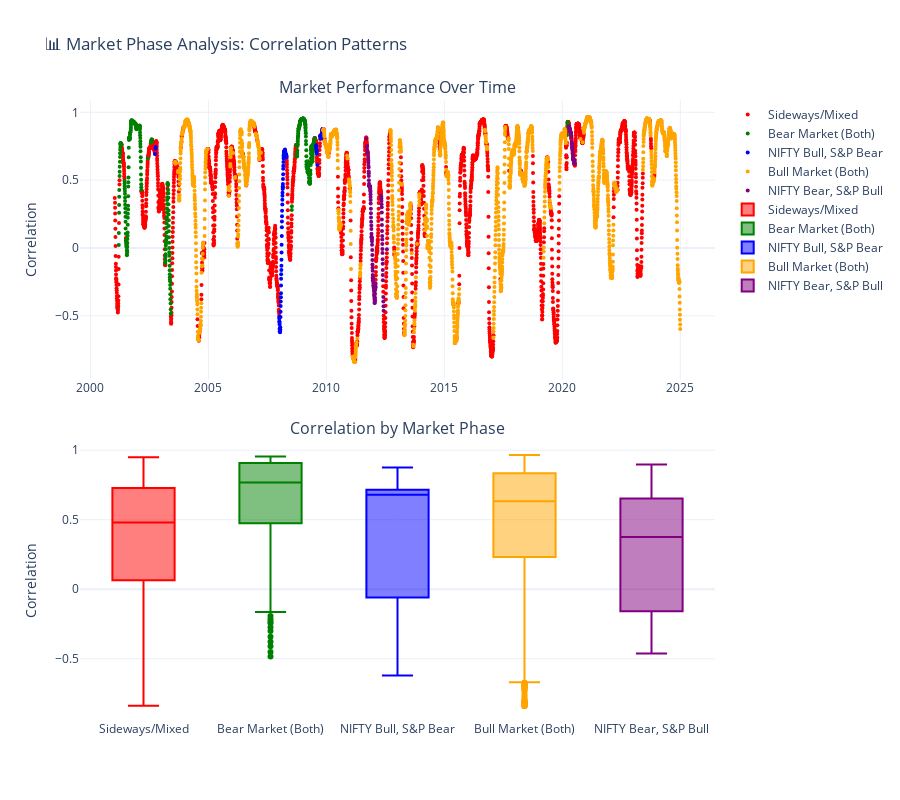

The notebook cell saved with this chart:
### Code cell
# Block 27: Market Phase Analysis
def analyze_market_phases(series1, series2, window=252):
    """
    Analyze different market phases and their correlation patterns
    """
    print("🔄 Analyzing market phases...")
    
    # Calculate returns
    returns1 = series1.pct_change().dropna()
    returns2 = series2.pct_change().dropna()
    
    # Calculate rolling volatility
    vol1 = returns1.rolling(window=30).std() * np.sqrt(252)
    vol2 = returns2.rolling(window=30).std() * np.sqrt(252)
    
    # Calculate rolling performance (cumulative returns over window)
    perf1 = series1.rolling(window=window).apply(lambda x: (x.iloc[-1] / x.iloc[0] - 1) * 100)
    perf2 = series2.rolling(window=window).apply(lambda x: (x.iloc[-1] / x.iloc[0] - 1) * 100)
    
    # Define market phases
    phases = []
    
    for date in perf1.dropna().index:
        nifty_perf = perf1[date]
        sp500_perf = perf2[date]
        nifty_vol = vol1[date] if not pd.isna(vol1[date]) else 0
        sp500_vol = vol2[date] if not pd.isna(vol2[date]) else 0
        
        # Classify phase
        if nifty_perf > 10 and sp500_perf > 10:
            phase = "Bull Market (Both)"
        elif nifty_perf < -10 and sp500_perf < -10:
            phase = "Bear Market (Both)"
        elif nifty_perf > 10 and sp500_perf < -10:
            phase = "NIFTY Bull, S&P Bear"
        elif nifty_perf < -10 and sp500_perf > 10:
            phase = "NIFTY Bear, S&P Bull"
        elif nifty_vol > 25 or sp500_vol > 25:
            phase = "High Volatility"
        else:
            phase = "Sideways/Mixed"
        
        phases.append({
            'date': date,
            'phase': phase,
            'nifty_perf': nifty_perf,
            'sp500_perf': sp500_perf,
            'nifty_vol': nifty_vol,
            'sp500_vol': sp500_vol,
            'correlation': rolling_correlations['90d'][date] if date in rolling_correlations['90d'].index else np.nan
        })
    
    phases_df = pd.DataFrame(phases)
    
    # Analyze correlation by phase
    print(f"\n📊 CORRELATION BY MARKET PHASE:")
    print("="*70)
    print(f"{'Phase':<25} {'Count':<8} {'Avg Correlation':<15} {'Std Correlation':<15}")
    print("-"*70)
    
    phase_analysis = {}
    for phase_type in phases_df['phase'].unique():
        phase_data = phases_df[phases_df['phase'] == phase_type]
        avg_corr = phase_data['correlation'].mean()
        std_corr = phase_data['correlation'].std()
        count = len(phase_data)
        
        phase_analysis[phase_type] = {
            'count': count,
            'avg_correlation': avg_corr,
            'std_correlation': std_corr
        }
        
        print(f"{phase_type:<25} {count:<8} {avg_corr:<15.3f} {std_corr:<15.3f}")
    
    return phases_df, phase_analysis

# Perform phase analysis
phases_df, phase_analysis = analyze_market_phases(series1, series2_inr)

# Create phase visualization
fig = make_subplots(
    rows=2, cols=1,
    subplot_titles=('Market Performance Over Time', 'Correlation by Market Phase'),
    vertical_spacing=0.1
)

# Plot 1: Performance over time with phases
unique_phases = phases_df['phase'].unique()
colors = ['red', 'green', 'blue', 'orange', 'purple', 'brown']

for i, phase in enumerate(unique_phases):
    phase_data = phases_df[phases_df['phase'] == phase]
    fig.add_trace(go.Scatter(
        x=phase_data['date'],
        y=phase_data['correlation'],
        mode='markers',
        name=phase,
        marker=dict(color=colors[i % len(colors)], size=4)
    ), row=1, col=1)

# Plot 2: Box plot of correlations by phase
for i, phase in enumerate(unique_phases):
    phase_data = phases_df[phases_df['phase'] == phase]
    fig.add_trace(go.Box(
        y=phase_data['correlation'],
        name=phase,
        marker_color=colors[i % len(colors)]
    ), row=2, col=1)

fig.update_layout(
    title='📊 Market Phase Analysis: Correlation Patterns',
    height=800,
    template='plotly_white'
)

fig.update_yaxes(title_text="Correlation", row=1, col=1)
fig.update_yaxes(title_text="Correlation", row=2, col=1)

fig.show()

print("✅ Market phase analysis complete!")

### Figure 1 — Plotly figure (JSON) as saved in the notebook; plotly's stock layout.template omitted (floating-point values rounded to 4 significant figures; data arrays with more than 128 entries replaced by an {"elided": "..."} marker saying what was removed)
{"data": [{"marker": {"color": "red", "size": 4}, "mode": "markers", "name": "Sideways/Mixed", "type": "scatter", "x": {"elided": "2670 str values"}, "xaxis": "x", "y": {"elided": "2670 float values"}, "yaxis": "y"}, {"marker": {"color": "green", "size": 4}, "mode": "markers", "name": "Bear Market (Both)", "type": "scatter", "x": {"elided": "420 str values"}, "xaxis": "x", "y": {"elided": "420 float values"}, "yaxis": "y"}, {"marker": {"color": "blue", "size": 4}, "mode": "markers", "name": "NIFTY Bull, S&P Bear", "type": "scatter", "x": ["2002-09-27T00:00:00.000000000", "2002-10-04T00:00:00.000000000", "2002-10-08T00:00:00.000000000", "2008-01-02T00:00:00.000000000", "2008-01-03T00:00:00.000000000", "2008-01-04T00:00:00.000000000", "2008-01-07T00:00:00.000000000", "2008-01-08T00:00:00.000000000", "2008-01-09T00:00:00.000000000", "2008-01-10T00:00:00.000000000", "2008-01-11T00:00:00.000000000", "2008-01-14T00:00:00.000000000", "2008-01-15T00:00:00.000000000", "2008-01-16T00:00:00.000000000", "2008-01-17T00:00:00.000000000", "2008-01-18T00:00:00.000000000", "2008-01-22T00:00:00.000000000", "2008-01-23T00:00:00.000000000", "2008-01-24T00:00:00.000000000", "2008-01-25T00:00:00.000000000", "2008-01-28T00:00:00.000000000", "2008-01-29T00:00:00.000000000", "2008-01-30T00:00:00.000000000", "2008-01-31T00:00:00.000000000", "2008-02-01T00:00:00.000000000", "2008-02-04T00:00:00.000000000", "2008-02-05T00:00:00.000000000", "2008-02-06T00:00:00.000000000", "2008-02-07T00:00:00.000000000", "2008-02-08T00:00:00.000000000", "2008-02-11T00:00:00.000000000", "2008-02-12T00:00:00.000000000", "2008-02-13T00:00:00.000000000", "2008-02-14T00:00:00.000000000", "2008-02-15T00:00:00.000000000", "2008-02-19T00:00:00.000000000", "2008-02-20T00:00:00.000000000", "2008-02-21T00:00:00.000000000", "2008-02-22T00:00:00.000000000", "2008-02-25T00:00:00.000000000", "2008-02-26T00:00:00.000000000", "2008-02-27T00:00:00.000000000", "2008-02-28T00:00:00.000000000", "2008-02-29T00:00:00.000000000", "2008-03-03T00:00:00.000000000", "2008-03-04T00:00:00.000000000", "2008-03-05T00:00:00.000000000", "2008-03-07T00:00:00.000000000", "2008-03-10T00:00:00.000000000", "2008-03-11T00:00:00.000000000", "2008-03-12T00:00:00.000000000", "2008-03-13T00:00:00.000000000", "2008-03-14T00:00:00.000000000", "2008-03-17T00:00:00.000000000", "2008-03-18T00:00:00.000000000", "2008-03-19T00:00:00.000000000", "2008-03-24T00:00:00.000000000", "2008-03-25T00:00:00.000000000", "2008-03-26T00:00:00.000000000", "2008-03-27T00:00:00.000000000", "2008-03-28T00:00:00.000000000", "2008-03-31T00:00:00.000000000", "2008-04-01T00:00:00.000000000", "2008-04-02T00:00:00.000000000", "2008-04-03T00:00:00.000000000", "2008-04-04T00:00:00.000000000", "2008-04-07T00:00:00.000000000", "2008-04-08T00:00:00.000000000", "2008-04-09T00:00:00.000000000", "2008-04-10T00:00:00.000000000", "2008-04-11T00:00:00.000000000", "2008-04-15T00:00:00.000000000", "2008-04-16T00:00:00.000000000", "2008-04-17T00:00:00.000000000", "2008-04-21T00:00:00.000000000", "2008-04-22T00:00:00.000000000", "2008-04-23T00:00:00.000000000", "2009-07-28T00:00:00.000000000", "2009-07-29T00:00:00.000000000", "2009-07-30T00:00:00.000000000", "2009-07-31T00:00:00.000000000", "2009-08-03T00:00:00.000000000", "2009-08-04T00:00:00.000000000", "2009-08-05T00:00:00.000000000", "2009-08-06T00:00:00.000000000", "2009-08-14T00:00:00.000000000", "2009-09-25T00:00:00.000000000", "2009-10-01T00:00:00.000000000", "2009-10-05T00:00:00.000000000", "2009-10-06T00:00:00.000000000", "2009-10-07T00:00:00.000000000", "2009-10-08T00:00:00.000000000", "2009-10-09T00:00:00.000000000", "2009-10-15T00:00:00.000000000", "2009-10-16T00:00:00.000000000", "2009-10-21T00:00:00.000000000", "2009-10-23T00:00:00.000000000", "2009-10-26T00:00:00.000000000", "2009-10-30T00:00:00.000000000", "2009-11-03T00:00:00.000000000"], "xaxis": "x", "y": [0.6925, 0.7315, 0.7446, -0.5054, -0.5203, -0.5407, -0.5492, -0.5643, -0.5927, -0.6021, -0.6139, -0.6215, -0.6165, -0.6121, -0.5979, -0.5834, -0.5085, -0.4706, -0.4282, -0.3952, -0.3622, -0.3328, -0.2766, -0.2262, -0.1936, -0.162, -0.1306, -0.08728, -0.03233, 0.02426, 0.08902, 0.1533, 0.1946, 0.2334, 0.2742, 0.3203, 0.355, 0.3852, 0.4081, 0.4349, 0.4448, 0.4545, 0.4723, 0.5091, 0.5427, 0.5834, 0.6063, 0.6337, 0.6593, 0.6734, 0.6825, 0.6885, 0.7015, 0.7111, 0.7063, 0.7129, 0.7121, 0.7112, 0.7134, 0.717, 0.7212, 0.7266, 0.7187, 0.7122, 0.7048, 0.6974, 0.6912, 0.6871, 0.6862, 0.6835, 0.6848, 0.6896, 0.6905, 0.6893, 0.6821, 0.6765, 0.6681, 0.7576, 0.7523, 0.7401, 0.7305, 0.7216, 0.713, 0.7081, 0.6945, 0.612, 0.825, 0.8221, 0.8193, 0.8148, 0.8121, 0.8085, 0.8079, 0.8188, 0.8225, 0.8346, 0.845, 0.8489, 0.8721, 0.8762], "yaxis": "y"}, {"marker": {"color": "orange", "size": 4}, "mode": "markers", "name": "Bull Market (Both)", "type": "scatter", "x": {"elided": "2334 str values"}, "xaxis": "x", "y": {"elided": "2334 float values"}, "yaxis": "y"}, {"marker": {"color": "purple", "size": 4}, "mode": "markers", "name": "NIFTY Bear, S&P Bull", "type": "scatter", "x": {"elided": "147 str values"}, "xaxis": "x", "y": {"elided": "147 float values"}, "yaxis": "y"}, {"marker": {"color": "red"}, "name": "Sideways/Mixed", "type": "box", "xaxis": "x2", "y": {"elided": "2670 float values"}, "yaxis": "y2"}, {"marker": {"color": "green"}, "name": "Bear Market (Both)", "type": "box", "xaxis": "x2", "y": {"elided": "420 float values"}, "yaxis": "y2"}, {"marker": {"color": "blue"}, "name": "NIFTY Bull, S&P Bear", "type": "box", "xaxis": "x2", "y": [0.6925, 0.7315, 0.7446, -0.5054, -0.5203, -0.5407, -0.5492, -0.5643, -0.5927, -0.6021, -0.6139, -0.6215, -0.6165, -0.6121, -0.5979, -0.5834, -0.5085, -0.4706, -0.4282, -0.3952, -0.3622, -0.3328, -0.2766, -0.2262, -0.1936, -0.162, -0.1306, -0.08728, -0.03233, 0.02426, 0.08902, 0.1533, 0.1946, 0.2334, 0.2742, 0.3203, 0.355, 0.3852, 0.4081, 0.4349, 0.4448, 0.4545, 0.4723, 0.5091, 0.5427, 0.5834, 0.6063, 0.6337, 0.6593, 0.6734, 0.6825, 0.6885, 0.7015, 0.7111, 0.7063, 0.7129, 0.7121, 0.7112, 0.7134, 0.717, 0.7212, 0.7266, 0.7187, 0.7122, 0.7048, 0.6974, 0.6912, 0.6871, 0.6862, 0.6835, 0.6848, 0.6896, 0.6905, 0.6893, 0.6821, 0.6765, 0.6681, 0.7576, 0.7523, 0.7401, 0.7305, 0.7216, 0.713, 0.7081, 0.6945, 0.612, 0.825, 0.8221, 0.8193, 0.8148, 0.8121, 0.8085, 0.8079, 0.8188, 0.8225, 0.8346, 0.845, 0.8489, 0.8721, 0.8762], "yaxis": "y2"}, {"marker": {"color": "orange"}, "name": "Bull Market (Both)", "type": "box", "xaxis": "x2", "y": {"elided": "2334 float values"}, "yaxis": "y2"}, {"marker": {"color": "purple"}, "name": "NIFTY Bear, S&P Bull", "type": "box", "xaxis": "x2", "y": {"elided": "147 float values"}, "yaxis": "y2"}], "layout": {"annotations": [{"font": {"size": 16}, "showarrow": false, "text": "Market Performance Over Time", "x": 0.5, "xanchor": "center", "xref": "paper", "y": 1, "yanchor": "bottom", "yref": "paper"}, {"font": {"size": 16}, "showarrow": false, "text": "Correlation by Market Phase", "x": 0.5, "xanchor": "center", "xref": "paper", "y": 0.45, "yanchor": "bottom", "yref": "paper"}], "height": 800, "title": {"text": "📊 Market Phase Analysis: Correlation Patterns"}, "xaxis": {"anchor": "y", "domain": [0, 1]}, "xaxis2": {"anchor": "y2", "domain": [0, 1]}, "yaxis": {"anchor": "x", "domain": [0.55, 1], "title": {"text": "Correlation"}}, "yaxis2": {"anchor": "x2", "domain": [0, 0.45], "title": {"text": "Correlation"}}}}
